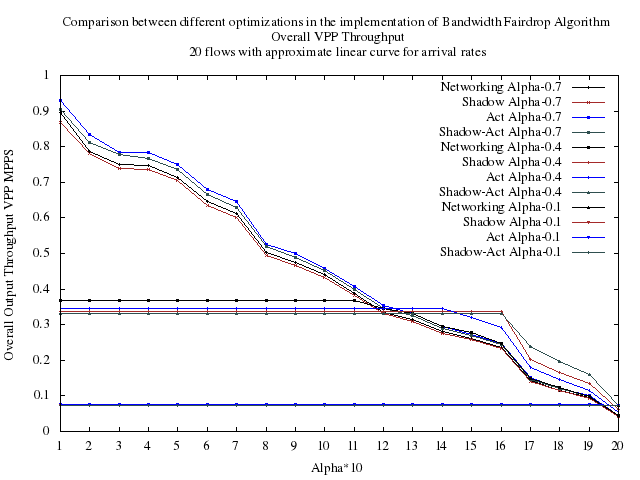

Recreate this plot in gnuplot.
#! xgp flow_pps.dat
# Created the Fri Dec  8 02:30:12 CET 2017 with:
#   ____________________________
#  /                            \
# /        xgp        __________/
# \__________________/.:nonsns:.
#
 
#-------------------------------------
# SHAPES:
# (c)ircle  (t)riangle (i)nv.tri.
#           (d)iamond  (s)quare
# FILLING:
# (f)illed  (o)paque  (e)mpty (default)
#-------------------------------------
   s=4  ; es=s  ; fs=s+1 ; os=s+66
   c=6  ; ec=c  ; fc=c+1 ; oc=os+1
   t=8  ; et=t  ; ft=t+1 ; ot=oc+1
   i=10 ; ei=i  ; fi=i+1 ; oi=ot+1
   d=12 ; ed=d  ; fd=d+1 ; od=oi+1
   p=14 ; ep=p  ; fp=p+1 ; op=od+1
#-------------------------------------
#  e.g.:  
#  empty circles vs filled squares
#  plot "file" u 1:3 w p pt ec, 
#           "" u 1:4 w lp pt fs
#-------------------------------------

#Happy gnuplotting


set out "perflow_all.png"
set term png font "Times,10"
set pointsize 0.25

set key top right
#set ylabel "Per flow rate [pps]"
set title "Comparison between different optimizations in the implementation of Bandwidth Fairdrop Algorithm\n{Overall VPP Throughput}\n{20 flows with approximate linear curve for arrival rates}"
set xlabel "Alpha*10"
set xtics 1
set ytics 0.1
set boxwidth 0.15
set style fill solid
#set ytics nomirror
#set y2tics
#set yrange [0:5]
#set y2range [0:6000]
set ylabel "Overall Output Throughput VPP MPPS"
#set y2label "Flow Weight"
#set format y "%.t^.10^%T"
#set ytics 200000
#set yran [1e3:]
#min(a,b)=a<b?a:b
#stats 	'flow_pps.dat'	every ::1 using 1 nooutput
#total=int(STATS_sum)
#print("Total Throughput")
#print(total)
#f(x)=total
set yrange [0:1.0]

plot \
'< sort -rnk1 /home/vk/FAIRDROP_BW_MASTER/NETWORKING_FAIRDROP_BW_0.7/plots/flow_pps.dat'	u ($0+1):($1/1000000)   	t 'Networking Alpha-0.7'  axes x1y1 with lp lc rgb "black",	\
'< sort -rnk1 /home/vk/FAIRDROP_BW_MASTER/SHADOW_FAIRDROP_BW_0.7/plots/flow_pps.dat'    u ($0+1):($1/1000000)      t 'Shadow Alpha-0.7'  axes x1y1 with lp lc rgb "brown",    \
'< sort -rnk1 /home/vk/FAIRDROP_BW_MASTER/ACT_FAIRDROP_BW_0.7/plots/flow_pps.dat'    u ($0+1):($1/1000000)      t 'Act Alpha-0.7'  axes x1y1 with lp lc rgb "blue",    \
'< sort -rnk1 /home/vk/FAIRDROP_BW_MASTER/SHADOWACT_FAIRDROP_BW_0.7/plots/flow_pps.dat'    u ($0+1):($1/1000000)      t 'Shadow-Act Alpha-0.7'  axes x1y1 with lp lc rgb "0x2F4F4F",    \
'< sort -rnk1 /home/vk/FAIRDROP_BW_MASTER/NETWORKING_FAIRDROP_BW_0.4/plots/flow_pps.dat'    u ($0+1):($1/1000000)       t 'Networking Alpha-0.4'  axes x1y1 with lp lc rgb "black", \
'< sort -rnk1 /home/vk/FAIRDROP_BW_MASTER/SHADOW_FAIRDROP_BW_0.4/plots/flow_pps.dat'    u ($0+1):($1/1000000)      t 'Shadow Alpha-0.4'  axes x1y1 with lp lc rgb "brown",    \
'< sort -rnk1 /home/vk/FAIRDROP_BW_MASTER/ACT_FAIRDROP_BW_0.4/plots/flow_pps.dat'    u ($0+1):($1/1000000)      t 'Act Alpha-0.4'  axes x1y1 with lp lc rgb "blue",    \
'< sort -rnk1 /home/vk/FAIRDROP_BW_MASTER/SHADOWACT_FAIRDROP_BW_0.4/plots/flow_pps.dat'    u ($0+1):($1/1000000)      t 'Shadow-Act Alpha-0.4'  axes x1y1 with lp lc rgb "0x2F4F4F",    \
'< sort -rnk1 /home/vk/FAIRDROP_BW_MASTER/NETWORKING_FAIRDROP_BW_0.1/plots/flow_pps.dat'    u ($0+1):($1/1000000)       t 'Networking Alpha-0.1'  axes x1y1 with lp lc rgb "black", \
'< sort -rnk1 /home/vk/FAIRDROP_BW_MASTER/SHADOW_FAIRDROP_BW_0.1/plots/flow_pps.dat'    u ($0+1):($1/1000000)      t 'Shadow Alpha-0.1'  axes x1y1 with lp lc rgb "brown",    \
'< sort -rnk1 /home/vk/FAIRDROP_BW_MASTER/ACT_FAIRDROP_BW_0.1/plots/flow_pps.dat'    u ($0+1):($1/1000000)      t 'Act Alpha-0.1'  axes x1y1 with lp lc rgb "blue",    \
'< sort -rnk1 /home/vk/FAIRDROP_BW_MASTER/SHADOWACT_FAIRDROP_BW_0.1/plots/flow_pps.dat'    u ($0+1):($1/1000000)      t 'Shadow-Act Alpha-0.1'  axes x1y1 with lp lc rgb "0x2F4F4F",\

#'/home/vk/NOFAIRDROP_BW_RESULTS/plots/flow_pps.dat'  u ($0+1):($1/1000000) t 'Taildrop'   axes x1y1 with boxes lc rgb "violet"

#'flow_pps.dat'  u ($0+1+0.25):(f($1)/1000000)           t 'Per Flow Throughput'  axes x1y1 with boxes
